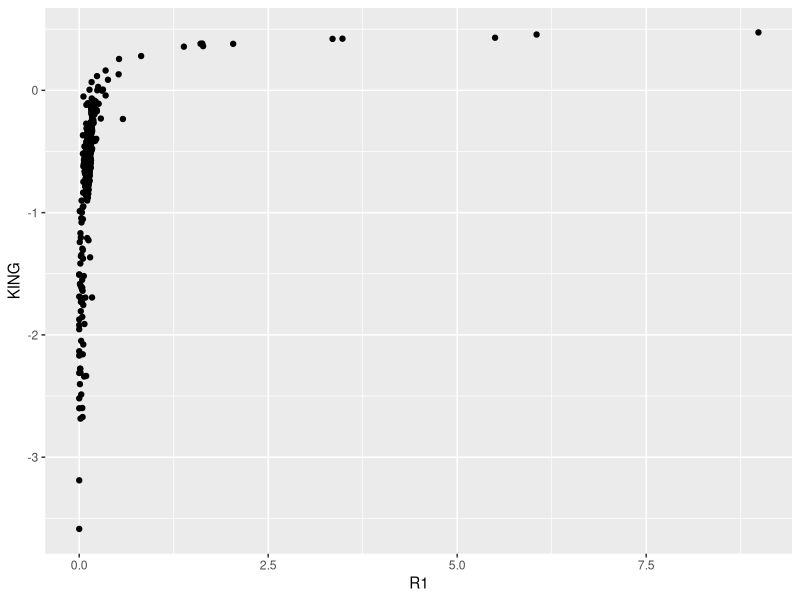
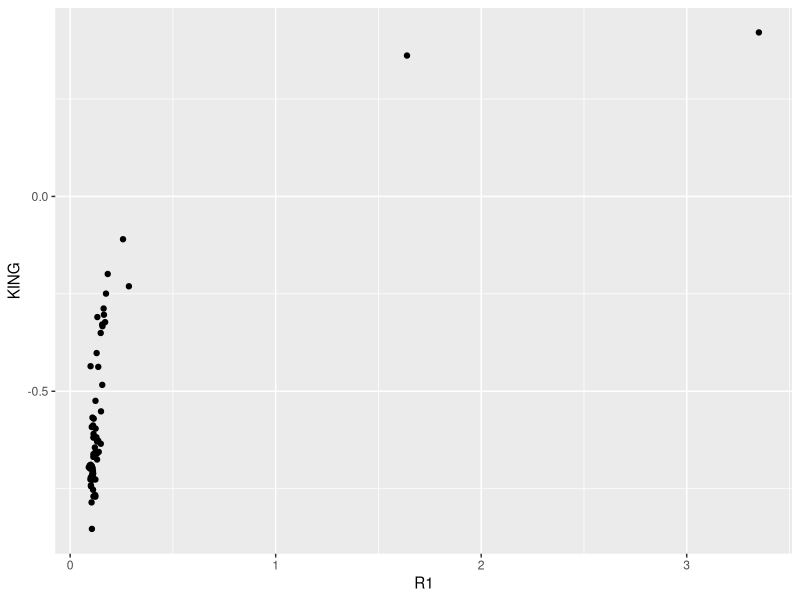
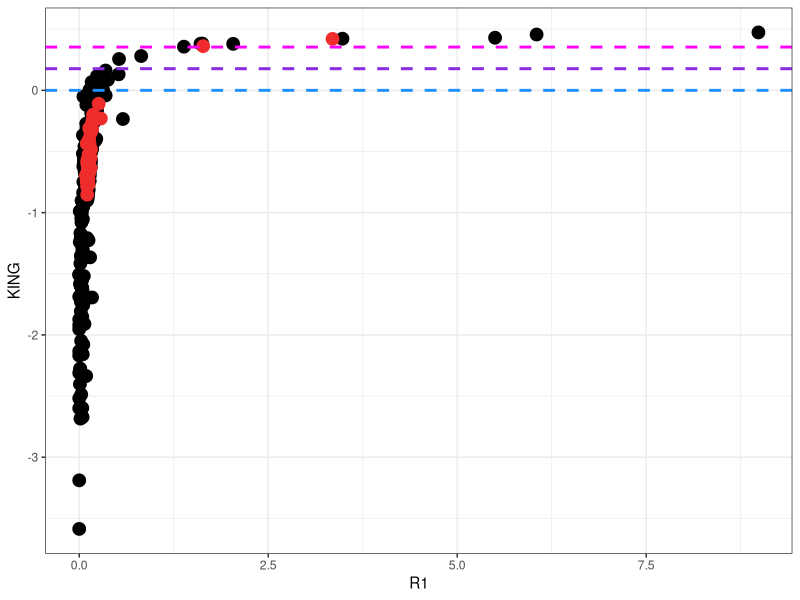
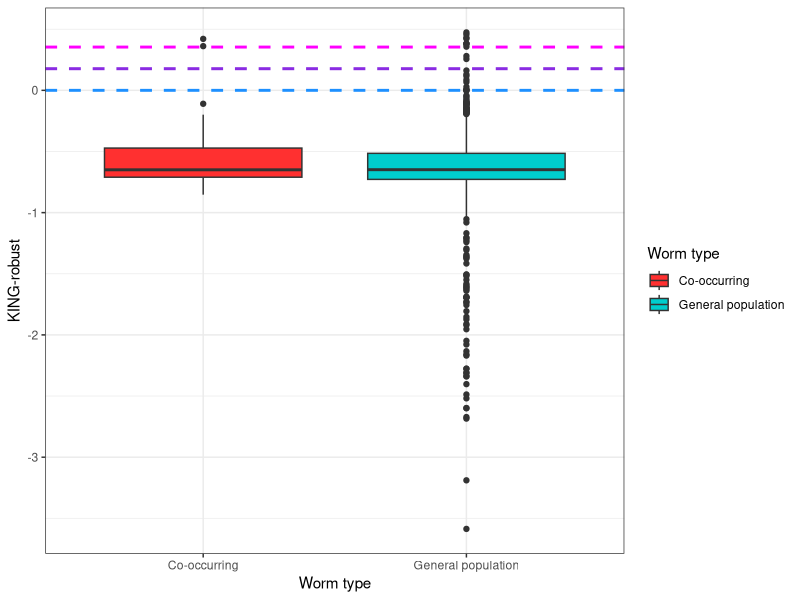
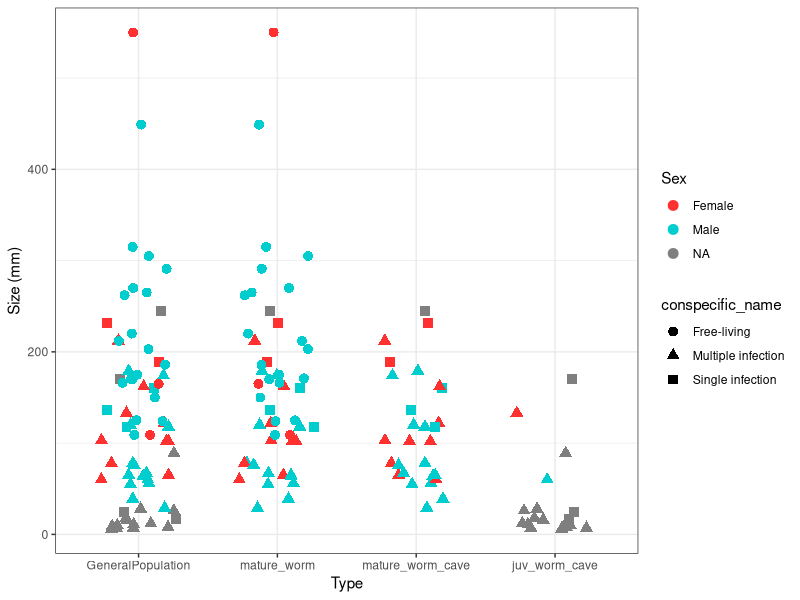
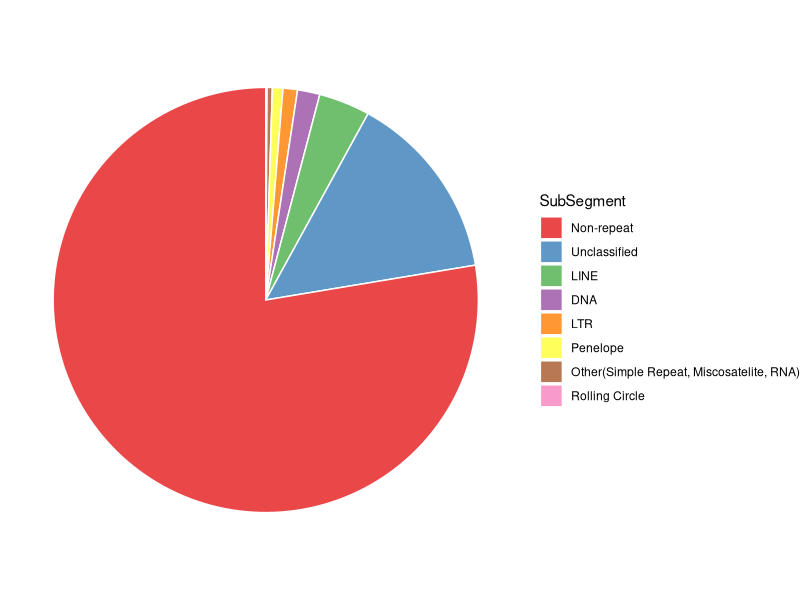
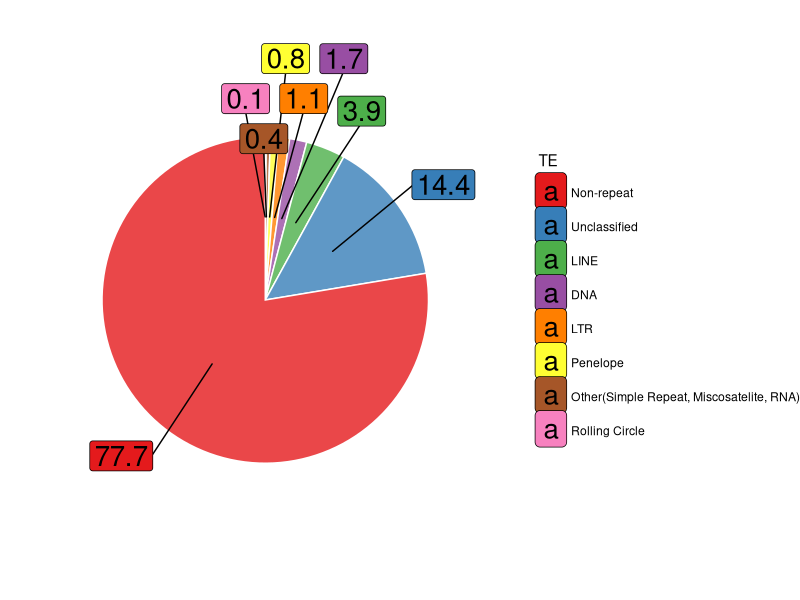

R code for these plots, in order:
#R script
#eddy dowle March 2025
#this includes the R code for all the plots in the paper (relatedness, worm size and pie charts on genome repeats) 
#raw input files are included in this git repository

###############################
#hairworm relatedness analyses#
###############################


#want to plot 
#R0 vs R1 and kingrobust vs R1
#following the ryan waples paper https://onlinelibrary.wiley.com/doi/full/10.1111/mec.14954
#and Helen's paper has a really nice picture in the supplementary breaking down the different relationship guides

#table from angsd + ngsRelate
setwd("C:/Users/hrlexd/Dropbox/Otago_2023 (1)/Hairworm/GBS_2023/Hairworm_GBS_2024")

library(tidyverse)
library(ggrepel)
ngsrelate_out<-read.table('newres.cleanKING.txt', header =T, row.names=NULL,sep='\t')
samplelist<-read.table('Samplelist.txt',header=T, row.names=NULL,sep='\t')

#filtering comparisons with less than 400 SNPS
ngsrelate_out_filter<-ngsrelate_out %>% filter( nSites>= 400)

#general plot KING vs R1
ggplot(ngsrelate_out_filter, aes(x=R1, y=KING)) +
  geom_point()

#filtering out conspecific comparisons
ngsrelate_out_filter<-ngsrelate_out_filter %>% mutate(name=paste0(a,b))

ngsrelate_out_conspecific<-ngsrelate_out_filter %>% filter(a %in% 0:5 & b %in% 1:6|a==7 & b==8|a==11 &b==12|a==13&b==14|a %in% 18:19 & b %in% 19:20|a==35&b==36|a==37&b==38|a==41&b==42|a %in% 43:50 & b %in% 44:51)

#comparisons of interest in our dataset
#HW14 0:6
#HW17 7:8
#HW24 11:12
#HW29 13:14
#HW_ch11 18:20
#HW_w133 35:36
#HW_w134 37:38
#HW_w41:42
#HW_w58 43:51

#KING vs R1 conspecific worms
ggplot(ngsrelate_out_conspecific, aes(x=R1, y=KING)) +
  geom_point()

ngsrelate_out_filter<-ngsrelate_out_filter %>% mutate(colouring=case_when(name %in% ngsrelate_out_conspecific$name ~ 'firebrick2', !name %in% ngsrelate_out_conspecific$name ~'black' ))

ngsrelate_out_filter<-ngsrelate_out_filter %>% mutate(WormType=case_when(name %in% ngsrelate_out_conspecific$name ~ 'Co-occurring', !name %in% ngsrelate_out_conspecific$name ~'General population' ))

#KING vs R1 coloured by worm type
ngsrelate_out_filter<-ngsrelate_out_filter %>% arrange(colouring)
ggplot(ngsrelate_out_filter, aes(x=R1, y=KING)) +
  geom_point(size=4,colour=ngsrelate_out_filter$colouring)+
  theme_bw()+
  geom_hline(yintercept=0.354, linetype="dashed", 
             color = "magenta1", linewidth=1) +
  geom_hline(yintercept=0.177, linetype="dashed", 
             color = "blueviolet", linewidth=1)+
  geom_hline(yintercept=0, linetype="dashed", 
             color = "dodgerblue", linewidth=1)
#from helen taylor#
#The KING manual https://www.kingrelatedness.com/manual.shtml provides relationship ranges: >0.354, [0.177, 0.354], [0#.0884, 0.177] and [0.0442, 0.0884] corresponds to duplicate/MZ twin, 1st-degree, 2nd-degree, and 3rd-degree #relationships respectively. The lines on B) are these ranges which I understand to be derived from the standard #deviations of the estimates in the original paper. They are very much a "guide" which assists with visualising the #data and are certainly not fixed values. The delineation between categories gets even more vague at lower #relationships, e.g. I would advocate against interpreting 2nd vs 3rd degree relationships. 

#Just plotting KING values to keep things easy to understand for paper
ggplot(ngsrelate_out_filter,aes(y=KING,x=WormType))+
  geom_boxplot(aes(fill=WormType))+
  theme_bw()+
  geom_hline(yintercept=0.354, linetype="dashed", 
             color = "magenta1", size=1) +
  geom_hline(yintercept=0.177, linetype="dashed", 
             color = "blueviolet", size=1)+
  geom_hline(yintercept=0, linetype="dashed", 
             color = "dodgerblue", size=1)+
  scale_fill_manual(values=c("firebrick1", "cyan3"))+
  labs(x="Worm type",y='KING-robust',fill='Worm type')



####################
#plots on worm size#
####################

size_info_worms<-read.csv('comparisonsofinterest.csv', header =T, row.names=NULL)

#size range of mature worms
size_info_worms_mature<-size_info_worms %>% filter(WormMaturity=='Mature')

#size range of mature worms
size_info_worms_mature<-size_info_worms %>% filter(WormMaturity=='Mature')
size_info_worms_juvenille<-size_info_worms %>% filter(WormMaturity=='Juv')
size_info_worms<-size_info_worms %>% mutate(conspecific_name=case_when(dual=='N' ~ 'Single infection',dual=='Y' ~'Multiple infection',dual=='' ~ 'Free-living',is.na(dual) ~ 'Free-living'))

size_info_worms_mature_cass<-size_info_worms_mature %>% filter(!is.na(Size)) %>% filter(Worms_collected_for!='Jeff_freelivingcass') %>% filter(Worms_collected_for!='Jeff_eggcollection')

size_info_worms<-size_info_worms %>% mutate(mature_worm=case_when(Code %in% size_info_worms_mature$Code ~ 'Mature' ))
size_info_worms<-size_info_worms %>% mutate(mature_worm_cave=case_when(Code %in% size_info_worms_mature_cass$Code ~ 'Mature_cass' ))
size_info_worms<-size_info_worms %>% mutate(juv_worm_cave=case_when(Code %in% size_info_worms_juvenille$Code ~ 'Juv_cass' ))
size_info_worms$GeneralPopulation<-'Gordius paranensis'

#go long I guess
long <- size_info_worms %>% 
  pivot_longer(
    cols = c(mature_worm,mature_worm_cave,GeneralPopulation,juv_worm_cave), 
    names_to = "type",
    values_to = "value"
  )
unique(long$type)
long$type <- factor(long$type, levels = c("GeneralPopulation", "mature_worm", "mature_worm_cave", "juv_worm_cave"))
test<-long %>% filter(!is.na(value)) %>% filter(!is.na(Size))

#dot plot of various groups
ggplot(long %>% filter(!is.na(value)) %>% filter(!is.na(Size)) ,aes(y=Size,x=type))+
  # geom_boxplot(aes(fill=Sex))+
  geom_point(position=position_jitterdodge(jitter.width=0.5,dodge.width = 0.1),aes(colour=Sex,shape=conspecific_name),size=3)+
  theme_bw()+
  scale_colour_manual(values=c("firebrick1", "cyan3"))+
  labs(x="Type",y='Size (mm)')
# scale_fill_manual(values=c('black','purple','green'))
size_info_worms %>% filter(WormMaturity=='Juv') %>% nrow()

################################
#plots on genome repeat content#
################################
repeats<-read.table('TE_classification proportion.txt', header=T, row.names=NULL,sep='\t')

repeats_2 <- repeats %>% 
  arrange((proportion)) %>%
  mutate(prop =proportion *100) %>%
  mutate(ypos = cumsum(prop)- 0.5*prop, 
  SubSegment = factor(TE_classification, levels=TE_classification[order(-(prop))], ordered=TRUE))

repeats_2[,'prop']=round(repeats_2[,'prop'],1)


gb2020label <- 
  repeats %>% 
  mutate(prop =proportion *100) %>%
  arrange((proportion)) %>% ## arrange in the order of the legend
  mutate(text_y = cumsum(prop) - prop/2,
         SubSegment = factor(TE_classification, levels=TE_classification[order(-(prop))], ordered=TRUE)) ### calculate 

#where to place the text labels
gb2020label[,'prop']=round(gb2020label[,'prop'],1)

#pie charts
ggplot(repeats_2, aes(x="", y=prop, fill=SubSegment)) +
  geom_bar(stat="identity", width=1,color='white',alpha=0.8) +
  coord_polar("y", start=0) +
  theme_void() +
  scale_fill_brewer(palette="Set1")# +

ggplot(gb2020label, aes(x="", y=prop, fill=SubSegment)) +
  geom_bar(stat="identity", width=1,color='white',alpha=0.8) +
  coord_polar("y", start=0) +
  theme_void() +
  scale_fill_brewer(palette="Set1") +
  #theme(legend.position="none") +
  geom_label_repel(aes(label = prop, y = text_y), 
                   force=2,nudge_x = 0.8, nudge_y = 0.8,
                   size = 7, show.legend = T) +
  guides(fill=guide_legend(title="TE"))
